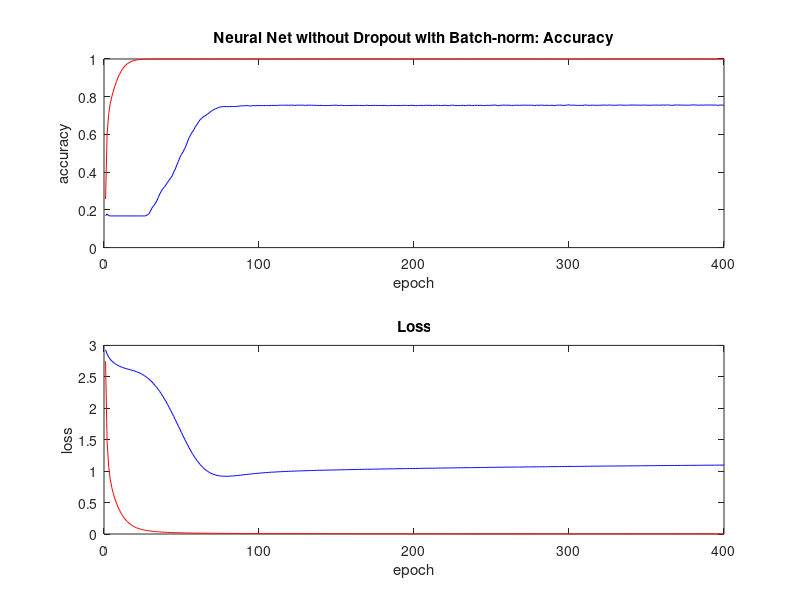

This chart was generated by the following MATLAB code:
data = load('logs_ndp_bn.txt');

train_loss = data(:,1);
train_acc = data(:,2);
test_loss = data(:,3);
test_acc = data(:,4);
epoch = ( 1: 400);


figure(2)

subplot(2,1,1)
plot(epoch,train_acc,'r')
title('Neural Net without Dropout with Batch-norm: Accuracy')
xlabel('epoch')
ylabel('accuracy')
hold on
plot(epoch,test_acc,'b')
subplot(2,1,2)
plot(epoch,train_loss,'r')
title('Loss')
xlabel('epoch')
ylabel('loss')
hold on
plot(epoch,test_loss,'b')